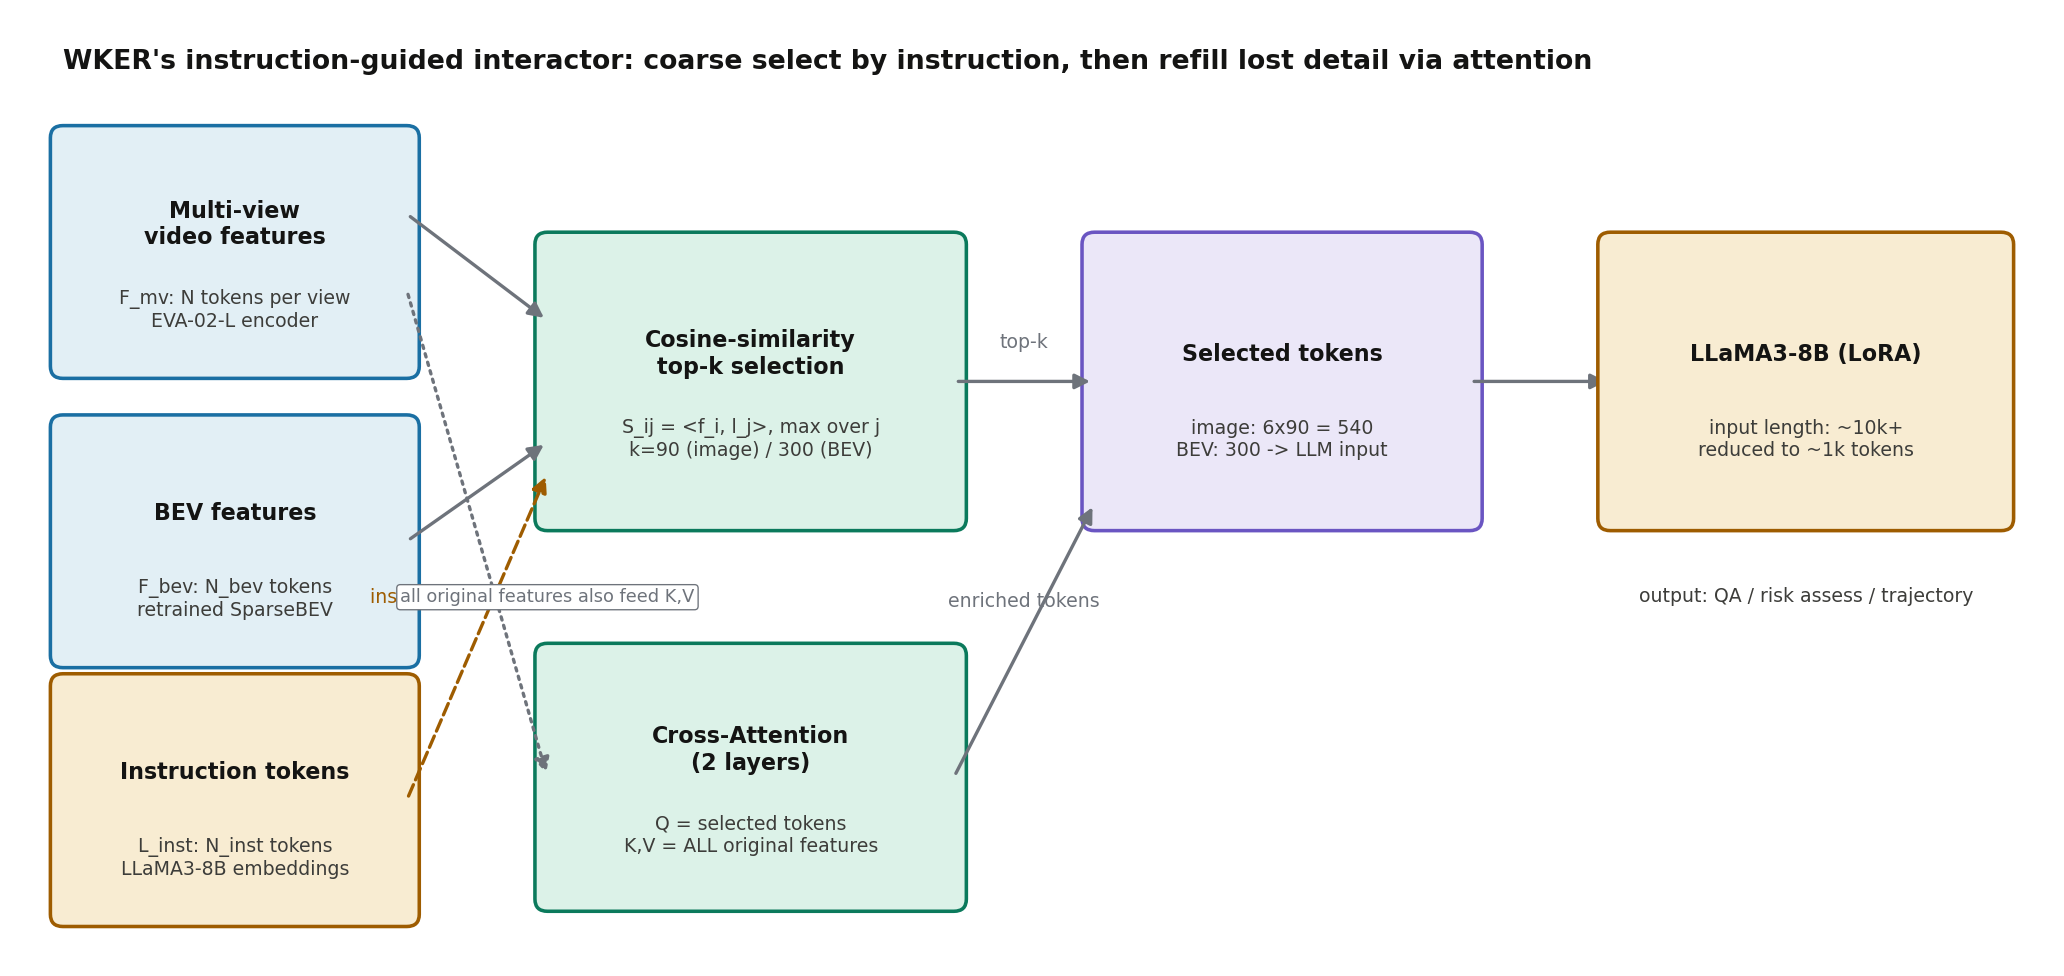

Write Python code to recreate this figure.
# -*- coding: utf-8 -*-
"""079-WKER Fig1: instruction-guided interactor pipeline with token counts."""
import matplotlib
matplotlib.use("Agg")
import matplotlib.pyplot as plt
from matplotlib.patches import FancyBboxPatch, FancyArrowPatch

fig, ax = plt.subplots(figsize=(13, 6.2))
ax.set_xlim(0, 13); ax.set_ylim(0, 6.2); ax.axis("off")

C_IN, C_OP, C_OUT, C_WIRE = "#1a6fa3", "#0b7a5c", "#9e5c00", "#6e737b"

def box(x, y, w, h, text, sub="", fc="#e2eff5", ec=C_IN, fs=10):
    b = FancyBboxPatch((x, y), w, h, boxstyle="round,pad=0.08", fc=fc, ec=ec, lw=1.6)
    ax.add_patch(b)
    ax.text(x + w/2, y + h/2 + (0.18 if sub else 0), text, ha="center", va="center",
            fontsize=fs, fontweight="bold", color="#141413")
    if sub:
        ax.text(x + w/2, y + h/2 - 0.38, sub, ha="center", va="center",
                fontsize=8.5, color="#3d3d3a")

def arrow(x1, y1, x2, y2, label="", color=C_WIRE, style="-"):
    a = FancyArrowPatch((x1, y1), (x2, y2), arrowstyle="-|>", mutation_scale=14,
                        lw=1.5, color=color, linestyle=style)
    ax.add_patch(a)
    if label:
        ax.text((x1+x2)/2, (y1+y2)/2 + 0.22, label, ha="center", fontsize=8.5, color=color)

box(0.3, 3.9, 2.2, 1.5, "Multi-view\nvideo features",
    "F_mv: N tokens per view\nEVA-02-L encoder", fc="#e2eff5")
box(0.3, 2.0, 2.2, 1.5, "BEV features",
    "F_bev: N_bev tokens\nretrained SparseBEV", fc="#e2eff5")
box(0.3, 0.3, 2.2, 1.5, "Instruction tokens",
    "L_inst: N_inst tokens\nLLaMA3-8B embeddings", fc="#f8ecd2", ec=C_OUT)

box(3.4, 2.9, 2.6, 1.8, "Cosine-similarity\ntop-k selection",
    "S_ij = <f_i, l_j>, max over j\nk=90 (image) / 300 (BEV)", fc="#dcf2e8", ec=C_OP)
arrow(2.5, 4.9, 3.4, 4.2); arrow(2.5, 2.75, 3.4, 3.4)
arrow(2.5, 1.05, 3.4, 3.2, label="instruction embedding", style="--", color=C_OUT)

box(6.9, 2.9, 2.4, 1.8, "Selected tokens",
    "image: 6x90 = 540\nBEV: 300 -> LLM input", fc="#ebe7f8", ec="#6a55c2")
arrow(6.0, 3.8, 6.9, 3.8, label="top-k")

box(3.4, 0.4, 2.6, 1.6, "Cross-Attention\n(2 layers)",
    "Q = selected tokens\nK,V = ALL original features", fc="#dcf2e8", ec=C_OP)
arrow(2.5, 4.4, 3.4, 1.2, style=":", color=C_WIRE)
arrow(6.0, 1.2, 6.9, 3.0, label="enriched tokens")
arrow(9.3, 3.8, 10.2, 3.8)

box(10.2, 2.9, 2.5, 1.8, "LLaMA3-8B (LoRA)",
    "input length: ~10k+\nreduced to ~1k tokens", fc="#f8ecd2", ec=C_OUT)
ax.text(11.45, 2.35, "output: QA / risk assess / trajectory",
        ha="center", fontsize=8.5, color="#3d3d3a")

ax.text(0.3, 5.85, "WKER's instruction-guided interactor: coarse select by instruction, then refill lost detail via attention",
        fontsize=12, fontweight="bold", color="#141413")
ax.text(3.4, 2.35, "all original features also feed K,V", fontsize=8, color=C_WIRE, ha="center",
        bbox=dict(fc="white", ec=C_WIRE, lw=0.6, boxstyle="round,pad=0.2"))

fig.tight_layout()
fig.savefig("/home/hatch/workspace/your_files/paper-xray-100/papers/079-Agent-wker/fig-interactor.png",
            dpi=160, bbox_inches="tight", facecolor="white")
print("saved fig-interactor.png")
